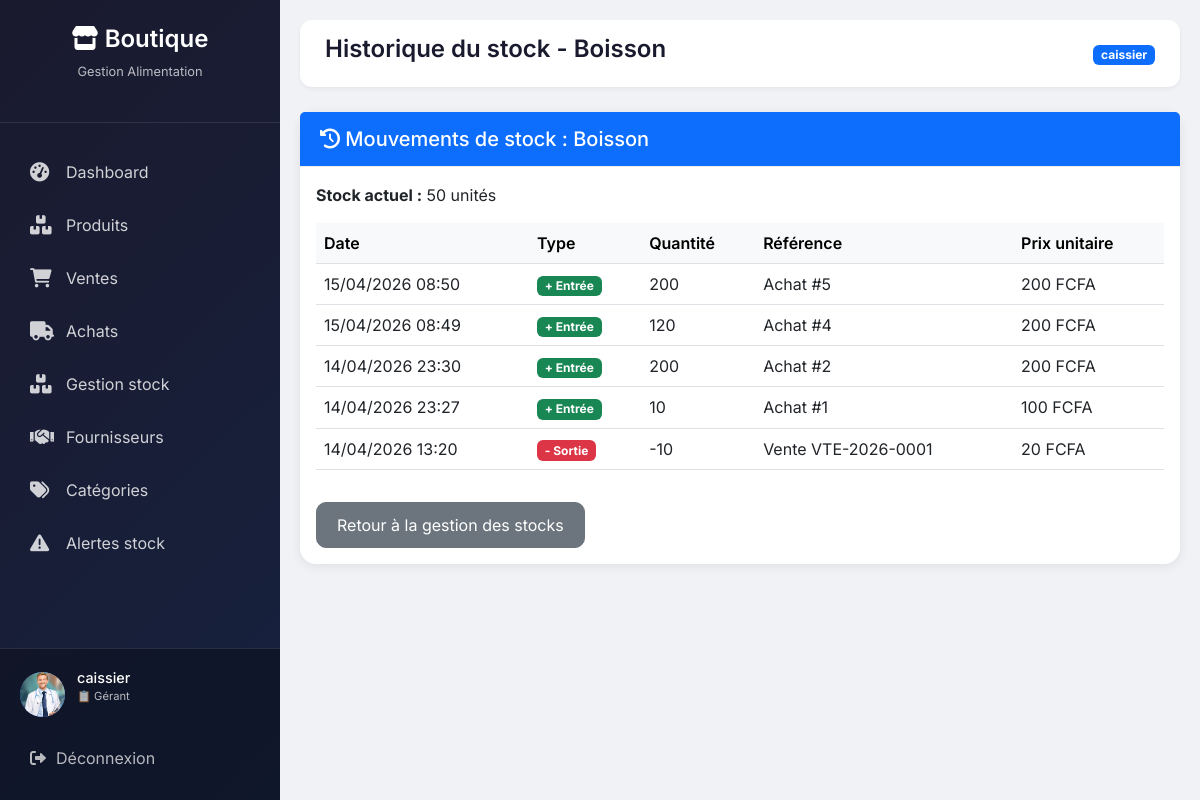
The page /stocks/historique/2/ (signed in) on the database its author committed.
### shop/models.py (models this page shows, shortened)
class Profil(models.Model):
    ROLE_CHOICES = (
        ('admin', 'Administrateur'),
        ('manager', 'Gérant'),
        ('comptable', 'Comptable'),
    )
    user = models.OneToOneField(User, on_delete=models.CASCADE)
    role = models.CharField(max_length=20, choices=ROLE_CHOICES,
                            default='manager')
    avatar = models.ImageField(upload_to='avatars/', blank=True, null=True)

class Produit(models.Model):
    UNIT_CHOICES = [
        ('kg', 'Kilogramme'),
        ('l', 'Litre'),
        ('pcs', 'Pièce'),
        ('box', 'Boîte'),
        ('pack', 'Pack'),
        ('g', 'Gramme'),
    ]
    nom = models.CharField(max_length=150)
    description = models.TextField(blank=True, null=True)
    unite = models.CharField(max_length=10, choices=UNIT_CHOICES,
                             default='pcs')
    sku = models.CharField(max_length=100, unique=True, blank=True, null=True)
    code_barre = models.CharField(max_length=100, unique=True, blank=True,
                                  null=True)
    categorie = models.ForeignKey(Categorie, on_delete=models.SET_NULL,
                                  null=True, blank=True,
                                  related_name="produits")
    fournisseur = models.ForeignKey(Fournisseur, on_delete=models.SET_NULL,
                                    null=True, blank=True,
                                    related_name="produits")
    prix_achat = models.DecimalField(max_digits=10, decimal_places=2,
                                     validators=[MinValueValidator(0)])
    prix_vente = models.DecimalField(max_digits=10, decimal_places=2,
                                     validators=[MinValueValidator(0)])
    quantite_stock = models.IntegerField(default=0,
                                         validators=[MinValueValidator(0)])
    stock_min = models.IntegerField(default=5,
                                    validators=[MinValueValidator(0)])
    image = models.ImageField(upload_to="produits/", blank=True, null=True)
    date_expiration = models.DateField(blank=True, null=True)
    created_at = models.DateTimeField(auto_now_add=True)
    updated_at = models.DateTimeField(auto_now=True)
    is_active = models.BooleanField(default=True)
    class Meta:
        ordering = ['-created_at']
        indexes = [
            models.Index(fields=['sku']),
            models.Index(fields=['code_barre']),
            models.Index(fields=['categorie']),
        ]

class Achat(models.Model):
    STATUT_CHOICES = [
        ('en_attente', 'En attente'),
        ('commandé', 'Commandé'),
        ('partiel', 'Réception partielle'),
        ('reçu', 'Reçu'),
        ('annulé', 'Annulé'),
    ]
    fournisseur = models.ForeignKey(Fournisseur, on_delete=models.PROTECT)
    date_commande = models.DateTimeField(auto_now_add=True)
    date_livraison = models.DateTimeField(null=True, blank=True)
    statut = models.CharField(max_length=20, choices=STATUT_CHOICES,
                              default='en_attente')
    total = models.DecimalField(max_digits=10, decimal_places=2, default=0)
    note = models.TextField(blank=True)
    user = models.ForeignKey(settings.AUTH_USER_MODEL,
                             on_delete=models.CASCADE)

class DetailAchat(models.Model):
    achat = models.ForeignKey(Achat, on_delete=models.CASCADE,
                              related_name="lignes")
    produit = models.ForeignKey(Produit, on_delete=models.PROTECT)
    quantite = models.PositiveIntegerField()
    prix = models.DecimalField(max_digits=10, decimal_places=2)
    total = models.DecimalField(max_digits=10, decimal_places=2, blank=True)
    note = models.TextField(blank=True)

class Vente(models.Model):
    STATUT_CHOICES = [
        ('confirmée', 'Confirmée'),
        ('annulée', 'Annulée'),
    ]
    MODE_PAIEMENT = [
        ('especes', 'Espèces'),
        ('carte', 'Carte bancaire'),
        ('cheque', 'Chèque'),
        ('moneyElectronique', 'Money électronique'),
    ]
    numero = models.CharField(max_length=50, unique=True, blank=True)
    client = models.CharField(max_length=150, blank=True)
    total = models.DecimalField(max_digits=10, decimal_places=2, default=0)
    reduction = models.DecimalField(max_digits=10, decimal_places=2, default=0)
    mode_paiement = models.CharField(max_length=50, choices=MODE_PAIEMENT)
    statut = models.CharField(max_length=20, choices=STATUT_CHOICES,
                              default='confirmée')
    agent = models.ForeignKey(settings.AUTH_USER_MODEL,
                              on_delete=models.CASCADE)
    date_vente = models.DateTimeField(auto_now_add=True)

class DetailVente(models.Model):
    vente = models.ForeignKey(Vente, on_delete=models.CASCADE,
                              related_name="lignes")
    produit = models.ForeignKey(Produit, on_delete=models.PROTECT)
    quantite = models.PositiveIntegerField()
    prix = models.DecimalField(max_digits=10, decimal_places=2)
    total = models.DecimalField(max_digits=10, decimal_places=2, blank=True)
    note = models.TextField(blank=True)

### shop/views.py (the view)
# urls.py: path('stocks/historique/<int:produit_id>/', views.historique_stock_produit, name='historique_stock_produit'),
@login_required
def historique_stock_produit(request, produit_id):
    produit = get_object_or_404(Produit, id=produit_id)
    achats = DetailAchat.objects.filter(produit=produit).select_related('achat').order_by('-achat__date_commande')
    ventes = DetailVente.objects.filter(produit=produit).select_related('vente').order_by('-vente__date_vente')
    mouvements = []
    for a in achats:
        mouvements.append({
            'date': a.achat.date_commande,
            'type': 'Entrée',
            'quantite': a.quantite,
            'reference': f"Achat #{a.achat.id}",
            'prix': a.prix,
        })
    for v in ventes:
        mouvements.append({
            'date': v.vente.date_vente,
            'type': 'Sortie',
            'quantite': -v.quantite,
            'reference': f"Vente {v.vente.numero}",
            'prix': v.prix,
        })
    mouvements.sort(key=lambda x: x['date'], reverse=True)
    context = {
        'produit': produit,
        'mouvements': mouvements[:50],  # 50 derniers mouvements
    }
    return render(request, 'shop/stocks/historique.html', context)

### shop/templates/shop/stocks/historique.html
{% extends 'shop/base.html' %}
{% block page_title %}Historique du stock - {{ produit.nom }}{% endblock %}
{% block content %}
<div class="card">
    <div class="card-header bg-primary text-white">
        <h5 class="mb-0"><i class="fas fa-history"></i> Mouvements de stock : {{ produit.nom }}</h5>
    </div>
    <div class="card-body">
        <p><strong>Stock actuel :</strong> {{ produit.quantite_stock }} unités</p>
        <div class="table-responsive">
            <table class="table table-hover">
                <thead class="table-light">
                    <tr>
                        <th>Date</th>
                        <th>Type</th>
                        <th>Quantité</th>
                        <th>Référence</th>
                        <th>Prix unitaire</th>
                    </tr>
                </thead>
                <tbody>
                    {% for m in mouvements %}
                    <tr>
                        <td>{{ m.date|date:"d/m/Y H:i" }}</td>
                        <td>
                            {% if m.type == 'Entrée' %}
                                <span class="badge bg-success">+ Entrée</span>
                            {% else %}
                                <span class="badge bg-danger">- Sortie</span>
                            {% endif %}
                        </td>
                        <td>{{ m.quantite }}</td>
                        <td>{{ m.reference }}</td>
                        <td>{{ m.prix|floatformat:0 }} FCFA</small></td>
                    </tr>
                    {% empty %}
                    <tr><td colspan="5">Aucun mouvement enregistré pour ce produit.</td></tr>
                    {% endfor %}
                </tbody>
            </table>
        </div>
        <a href="{% url 'gestion_stock' %}" class="btn btn-secondary mt-3">Retour à la gestion des stocks</a>
    </div>
</div>
{% endblock %}

### shop/templates/shop/base.html (shortened to what this page needs)
<!DOCTYPE html>
<html lang="fr">
<head>
    <link href="https://cdn.jsdelivr.net/npm/bootstrap@5.3.0/dist/css/bootstrap.min.css" rel="stylesheet">
    <link rel="stylesheet" href="https://cdnjs.cloudflare.com/ajax/libs/font-awesome/6.0.0-beta3/css/all.min.css">
</head>
<body>
<div class="sidebar" id="sidebar">
    <div class="sidebar-header">
        <h3><i class="fas fa-store"></i> Boutique</h3>
        <p>Gestion Alimentation</p>
    </div>
    <ul class="nav-menu">
        <li class="nav-item">
            <a href="
                {% if user.profil.role == 'admin' %}
                    {% url 'dashboard_admin' %}
                {% elif user.profil.role == 'comptable' %}
                    {% url 'dashboard_comptable' %}
                {% else %}
                    {% url 'dashboard_gerant' %}
                {% endif %}
            " class="nav-link">
                <i class="fas fa-tachometer-alt"></i>
                <span>Dashboard</span>
            </a>
        </li>
        {% if user.profil.role != 'comptable' %}
        <li class="nav-item">
            <a href="{% url 'liste_produits' %}" class="nav-link">
                <i class="fas fa-boxes"></i>
                <span>Produits</span>
            </a>
        </li>
        {% endif %}
        <li class="nav-item">
            <a href="{% url 'liste_ventes' %}" class="nav-link">
                <i class="fas fa-shopping-cart"></i>
                <span>Ventes</span>
            </a>
        </li>
        <li class="nav-item">
            <a href="{% url 'liste_achats' %}" class="nav-link">
                <i class="fas fa-truck"></i>
                <span>Achats</span>
            </a>
        </li>
        {% if user.profil.role != 'comptable' %}
        <li class="nav-item">
            <a href="{% url 'gestion_stock' %}" class="nav-link">
                <i class="fas fa-boxes"></i>
                <span>Gestion stock</span>
            </a>
        </li>
        {% endif %}
        {% if user.profil.role != 'comptable' %}
        <li class="nav-item">
            <a href="{% url 'liste_fournisseurs' %}" class="nav-link">
                <i class="fas fa-handshake"></i>
                <span>Fournisseurs</span>
            </a>
        </li>
        {% endif %}
        {% if user.profil.role != 'comptable' %}
        <li class="nav-item">
            <a href="{% url 'liste_categories' %}" class="nav-link">
                <i class="fas fa-tags"></i>
                <span>Catégories</span>
            </a>
        </li>
        {% endif %}
        {% if user.profil.role != 'comptable' %}
        <li class="nav-item">
            <a href="{% url 'alertes_stock' %}" class="nav-link">
                <i class="fas fa-exclamation-triangle"></i>
                <span>Alertes stock</span>
            </a>
        </li>
        {% endif %}
    </ul>
    <div class="user-section">
        <div class="user-info">
            <div class="user-avatar">
                {% if user.profil.avatar %}
                    <img src="{{ user.profil.avatar.url }}" alt="{{ user.username }}">
                {% else %}
                    {{ user.username|make_list|first|upper }}
                {% endif %}
            </div>
            <div class="user-details">
                <h5>{{ user.username }}</h5>
                <p>
                    {% if user.profil.role == 'admin' %}
                        👑 Administrateur
                    {% elif user.profil.role == 'comptable' %}
                        💰 Comptable
                    {% else %}
                        📋 Gérant
                    {% endif %}
                </p>
            </div>
        </div>
        <a href="{% url 'deconnexion' %}" class="logout-link">
            <i class="fas fa-sign-out-alt"></i> Déconnexion
        </a>
    </div>
</div>
<div class="main-content" id="mainContent">
    <div class="top-bar">
        <h1 class="page-title">{% block page_title %}Dashboard{% endblock %}</h1>
        <div class="top-bar-right">
            <span class="badge bg-primary">{{ user.username }}</span>
        </div>
    </div>
    {% block content %}{% endblock %}
</div>
</body>
</html>

### shop/templates/shop/base.html (style rules this page uses)
* { margin: 0; padding: 0; box-sizing: border-box; }
body { font-family: 'Inter', sans-serif; background: #f0f2f5; }
.sidebar { position: fixed; left: 0; top: 0; width: 280px; height: 100%; background: linear-gradient(135deg, #1a1a2e 0%, #16213e 100%); color: white; transition: transform 0.3s ease; z-index: 1000; overflow-y: auto; display: flex; flex-direction: column; }
.sidebar-header { padding: 25px 20px; text-align: center; border-bottom: 1px solid rgba(255,255,255,0.1); margin-bottom: 20px; flex-shrink: 0; }
.sidebar-header h3 { font-size: 1.5rem; font-weight: 600; }
.sidebar-header p { font-size: 0.8rem; opacity: 0.7; margin-top: 5px; }
.nav-menu { list-style: none; padding: 0; margin: 0; flex: 1; }
.nav-item { margin: 5px 15px; }
.nav-link { display: flex; align-items: center; padding: 12px 15px; color: rgba(255,255,255,0.8); text-decoration: none; border-radius: 10px; transition: all 0.3s; gap: 12px; }
.nav-link i { width: 24px; font-size: 1.2rem; }
.user-section { padding: 20px; border-top: 1px solid rgba(255,255,255,0.1); background: rgba(0,0,0,0.3); flex-shrink: 0; }
.user-info { display: flex; align-items: center; gap: 12px; margin-bottom: 15px; }
.user-avatar { width: 45px; height: 45px; background: #667eea; border-radius: 50%; display: flex; align-items: center; justify-content: center; font-weight: bold; font-size: 1.2rem; overflow: hidden; }
.user-avatar img { width: 100%; height: 100%; object-fit: cover; }
.user-details h5 { font-size: 0.9rem; margin-bottom: 2px; }
.user-details p { font-size: 0.7rem; opacity: 0.7; }
.logout-link { display: flex; align-items: center; gap: 10px; color: rgba(255,255,255,0.7); text-decoration: none; padding: 10px; border-radius: 8px; transition: all 0.3s; }
.main-content { margin-left: 280px; padding: 20px; min-height: 100vh; }
.top-bar { background: white; border-radius: 12px; padding: 15px 25px; margin-bottom: 25px; display: flex; justify-content: space-between; align-items: center; box-shadow: 0 2px 4px rgba(0,0,0,0.05); }
.page-title { font-size: 1.5rem; font-weight: 600; color: #1a1a2e; }
.card { background: white; border-radius: 16px; box-shadow: 0 2px 12px rgba(0,0,0,0.08); border: none; margin-bottom: 25px; }
.card-header { background: white; border-bottom: 1px solid #eee; padding: 15px 20px; font-weight: 600; border-radius: 16px 16px 0 0; }
.btn { border-radius: 10px; padding: 10px 20px; }
.table th { background: #f8f9fa; font-weight: 600; }

### rows shown on the page
Produit: nom "Boisson", quantite_stock "50"
Achat: date "15/04/2026 08:50"
DetailAchat: prix "200"
Achat: date "15/04/2026 08:49"
DetailAchat: prix "200"
Achat: date "14/04/2026 23:30"
DetailAchat: prix "200"
Achat: date "14/04/2026 23:27"
DetailAchat: prix "100"
Vente: date "14/04/2026 13:20"
DetailVente: prix "20"

### other values the page prints
{{ user.username }} "caissier"
{{ m.quantite }} "200" "120" "200" "10" "-10"
{{ m.reference }} "Achat #5" "Achat #4" "Achat #2" "Achat #1" "Vente VTE-2026-0001"
